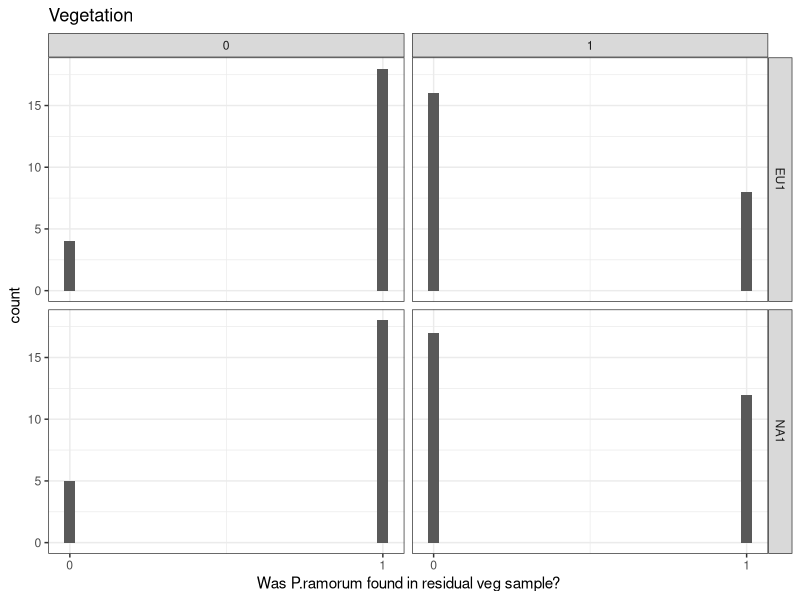
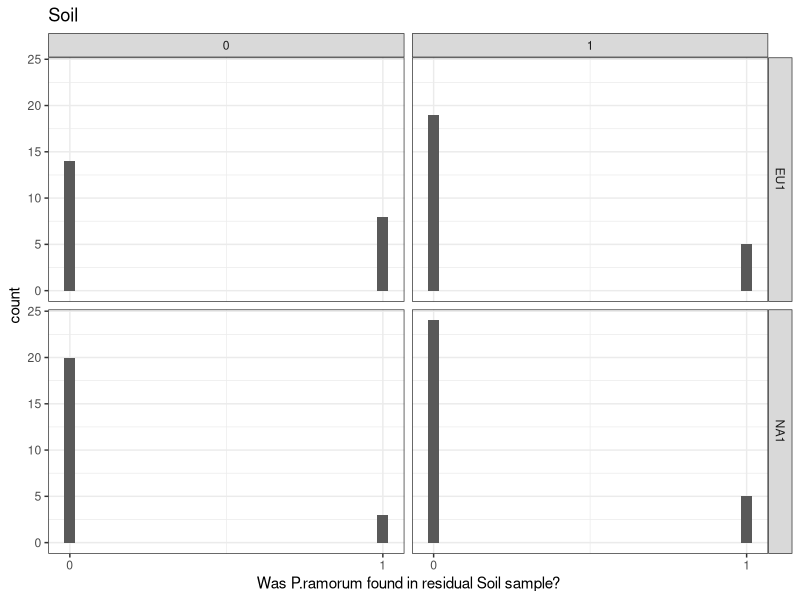
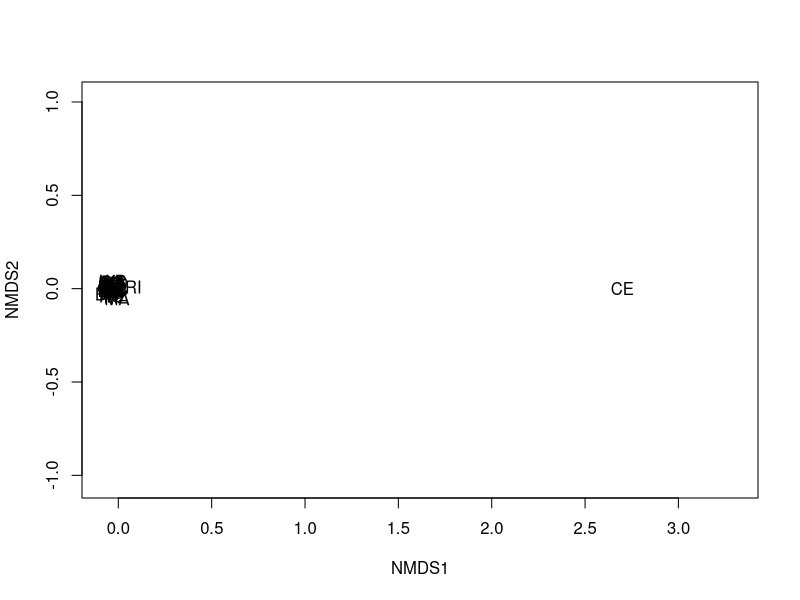
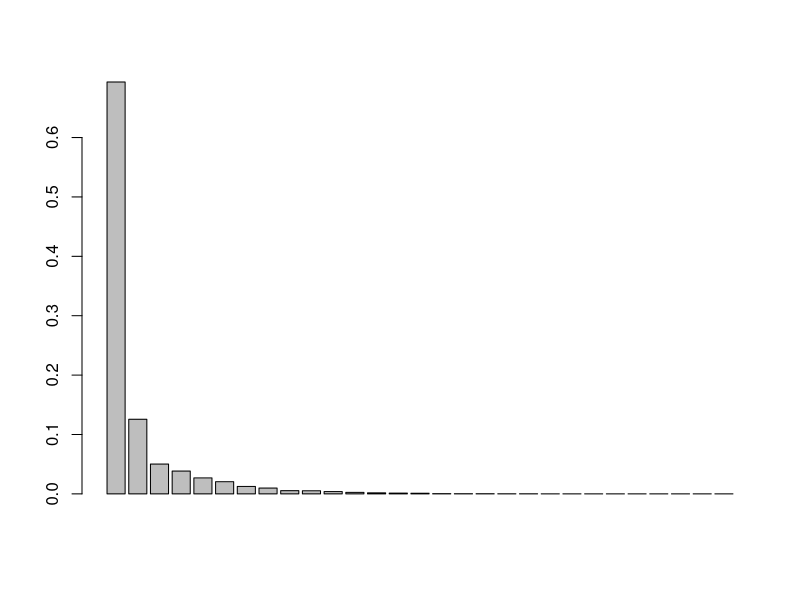
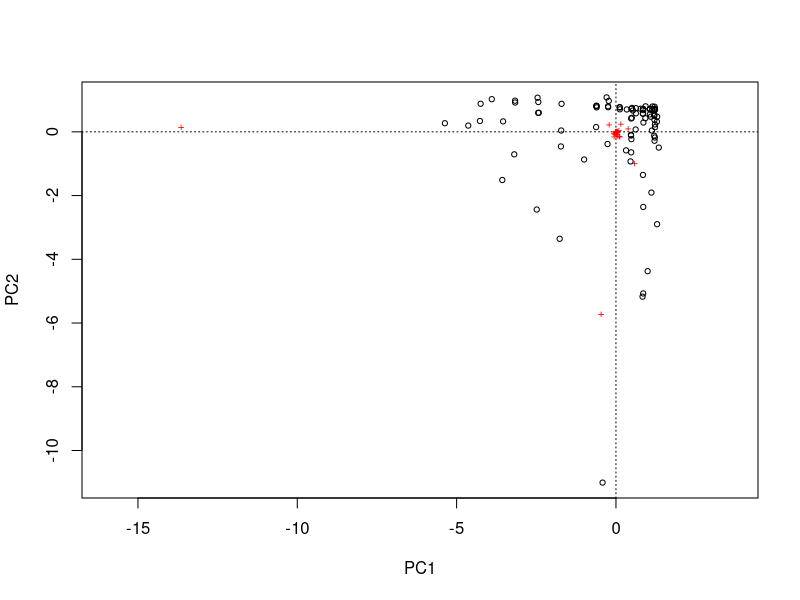
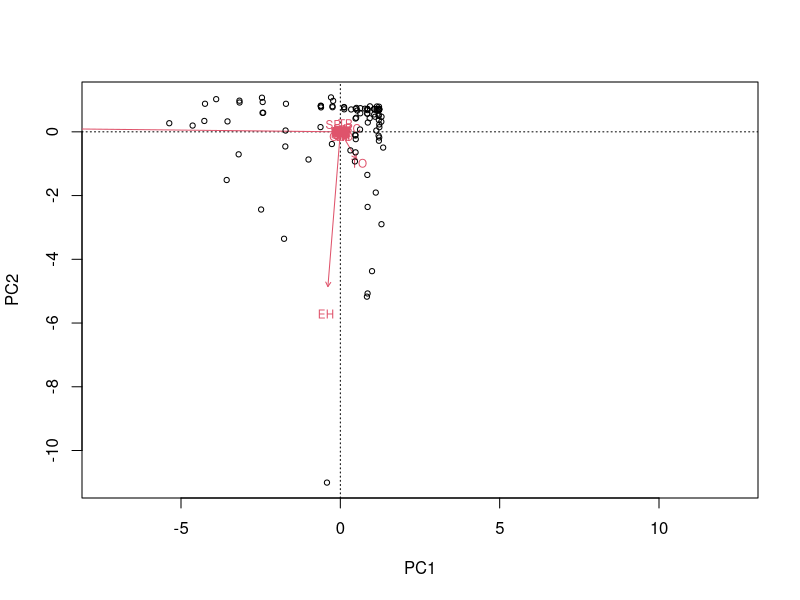
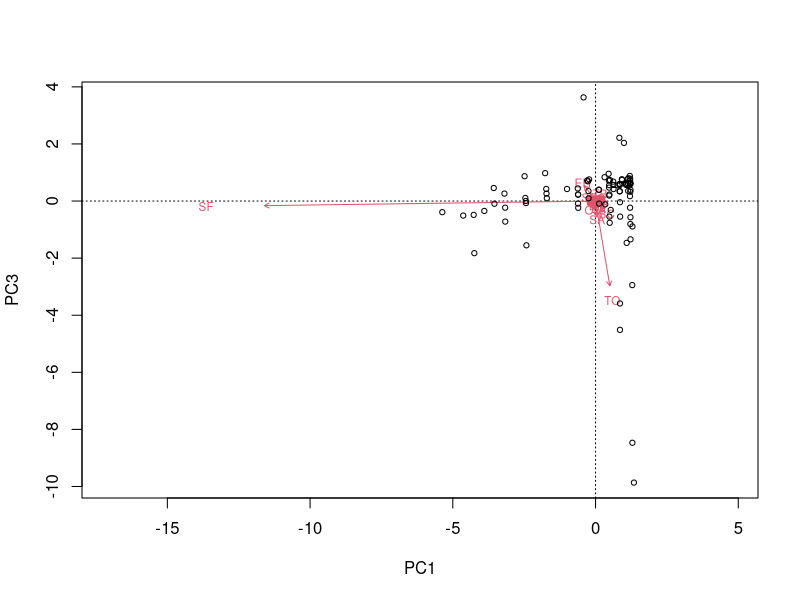
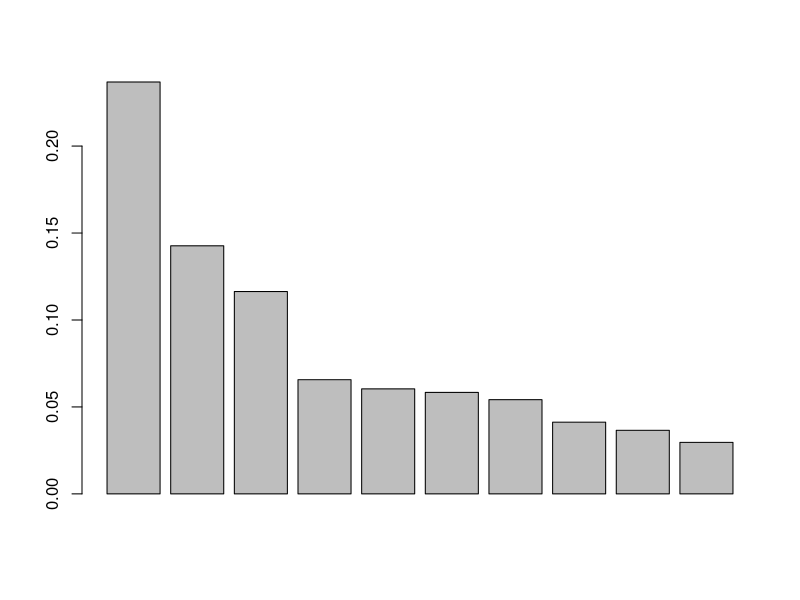

Generate these figures, in order, with R:
## ---- chunk 1
knitr::opts_chunk$set(echo = TRUE)
library(readxl)
library(tidyr)
library(tibble)
library(ggplot2)
library(vegan)
library(ape)
library(dplyr)

SODSites <- read_xlsx("BasicData.xlsx", 1)
head(SODSites)
SODSites <- column_to_rownames(SODSites, var = "New Site")
SODSites$VegBin <- as.numeric(as.character(SODSites$VegBin))
SODSites$SoilBin <- as.numeric(as.character(SODSites$SoilBin))
SODSites$TrtBin <- as.numeric(as.character(SODSites$TrtBin))
SODSites$WFBin <- as.numeric(as.character(SODSites$WFBin))
head(SODSites)
AllSites <- subset(SODSites, SODSites$Lineage != "U")


AllSeeds <- read_xlsx("BasicData.xlsx", 2)
head(AllSeeds)
AllSeeds <- column_to_rownames(AllSeeds, var = "New Site")
has_rownames(AllSeeds)
head(AllSeeds)

AllTO <- read_xlsx("BasicData.xlsx", 3)
head(AllTO)
AllTO <- column_to_rownames(AllTO, var = "New_Site")
has_rownames(AllSeeds)
head(AllTO)
## ---- chunk 2
ggplot(AllSites, aes(x=x) ) +
  geom_histogram( aes(x = VegBin, y = stat(count))) +
  scale_x_continuous(name = "Was P.ramorum found in residual veg sample?", breaks = seq(0, 1)) +
  facet_grid(Lineage ~ TrtBin) +
  labs(title = "Vegetation") +
  theme_bw()

ggplot(AllSites, aes(x=x)) +
  geom_histogram( aes(x = SoilBin, y = stat(count))) +
  scale_x_continuous(name = "Was P.ramorum found in residual Soil sample?", breaks = seq(0, 1)) +
  facet_grid(Lineage ~ TrtBin) +
  labs(title = "Soil") +
  theme_bw()

#Raw vegetation data seems to show that, for untreated sites (0 column) many were positive for P.ramorum (both NA1 and EU1). For treated sites (1 column) fewer sites tested positive than negative.

#Raw soil data seems to show that, regardless of treatment, fewer sites tested positive for P.ramorum than negative.
## ---- chunk 3
#Fitting a binomial model
veg_null = glm(VegBin~1, family = binomial, data=AllSites)
veg_full = glm(VegBin~Lineage * WFBin * TrtBin * SoilBin, family=binomial, data=AllSites)
step(veg_null, scope = list(upper=veg_full), direction="both", test="Chisq", data=AllSItess)
#VegBin ~ TrtBin + SoilBin

#Is positive veg predicted by treatment and positive soil? (model from stepwise fit)
LRVeg_Gen <- glm(VegBin ~ TrtBin + SoilBin, family=binomial, data=AllSites)
summary(LRVeg_Gen)

1-pchisq(133.85-100.88, 97-95)
## ---- chunk 4
#Subsetting data
NA1Sites <- subset(AllSites, AllSites$Lineage == "NA1")

NAV_null = glm(VegBin~1, family = binomial, data=NA1Sites)
NAV_full = glm(VegBin~WFBin * TrtBin * SoilBin, family=binomial, data=NA1Sites)
step(NAV_null, scope = list(upper=NAV_full), direction="both", test="Chisq", data=NA1Sites)
#VegBin ~ SoilBin + TrtBin

#Is NA1 Positive veg predicted by treatment and positive soil? (model from stepwise fit)
LRVeg_NA1 <- glm(VegBin~SoilBin + TrtBin, family=binomial, data=NA1Sites)
summary(LRVeg_NA1)

1-pchisq(70.852-51.468, 51-49)
## ---- chunk 5
#Subsetting data
EU1Sites <- subset(AllSites, AllSites$Lineage == "EU1")

EUV_null = glm(VegBin~1, family = binomial, data=EU1Sites)
EUV_full = glm(VegBin~WFBin * TrtBin * SoilBin, family=binomial, data=EU1Sites)
step(EUV_null, scope = list(upper=EUV_full), direction="both", test="Chisq", data=EU1Sites)
#VegBin ~ SoilBin + TrtBin

#Is EU1 Positive veg predicted by treatment and positive soil? (model from stepwise fit)
LRVeg_EU1 <- glm(VegBin~SoilBin * TrtBin, family=binomial, data=EU1Sites)
summary(LRVeg_EU1)

1-pchisq(62.985-45.137, 45-42)
## ---- chunk 6
soil_null = glm(SoilBin~1, family = binomial, data=AllSites)
soil_full = glm(SoilBin~WFBin * Lineage * TrtBin * VegBin, family=binomial, data=AllSites)
step(soil_null, scope = list(upper=soil_full), direction="both", test="Chisq", data=AllSItess)
#SoilBin ~ VegBin + Lineage + WFBin + VegBin:Lineage

#Is positive soil predicted by positive veg, lineage, wildfire? (model from stepwise fit)
LRSoil_Gen <- glm(SoilBin ~ VegBin + Lineage + WFBin + VegBin:Lineage, family=binomial, data=AllSites)
summary(LRSoil_Gen)

1-pchisq(101.838-80.179, 97-93)
## ---- chunk 7
NAS_null = glm(SoilBin~1, family = binomial, data=NA1Sites)
NAS_full = glm(SoilBin~WFBin * TrtBin * VegBin, family=binomial, data=NA1Sites)
step(NAS_null, scope = list(upper=NAS_full), direction="both", test="Chisq", data=NA1Sites)
#SoilBin ~ VegBin + WFBin

#Is NA1 Positive soil predicted by positive veg and wildfire? (model from stepwise fit)
LRSoil_NA1 <- glm(SoilBin ~ VegBin + WFBin, family=binomial, data=NA1Sites)
summary(LRSoil_NA1)

1-pchisq(44.650-31.75, 51-49)
## ---- chunk 8
EUS_null = glm(SoilBin~1, family = binomial, data=EU1Sites)
EUS_full = glm(SoilBin~WFBin * TrtBin * VegBin, family=binomial, data=EU1Sites)
step(EUS_null, scope = list(upper=EUS_full), direction="both", test="Chisq", data=EU1Sites)
#SoilBin ~ VegBin

#Is EU1 Positive soil predicted by positive veg? (model from stepwise fit)
LRSoil_EU1 <- glm(SoilBin ~ VegBin, family=binomial, data=EU1Sites)
summary(LRSoil_EU1)

1-pchisq(54.777-48.429, 45-44)
## ---- chunk 9
#Is positive veg predicted by time since treatment?
LRVeg_t = glm(VegBin~YrSinceTrt, data=AllSites)
summary(LRVeg_t)

1-pchisq(24.000-23.409, 97-96)

#NA1
LRVeg_tNA1 = glm(VegBin~YrSinceTrt, data=NA1Sites)
summary(LRVeg_tNA1)

1-pchisq(12.692-12.467, 51-50)

#EU1
LRVeg_tEU1 = glm(VegBin~YrSinceTrt, data=EU1Sites)
summary(LRVeg_tEU1)

1-pchisq(11.3043-8.9373, 45-44)
## ---- chunk 10
#Is positive veg predicted by time since treatment?
LRSoil_t = glm(SoilBin~YrSinceTrt, data=AllSites)
summary(LRSoil_t)

1-pchisq(16.500-16.439, 97-96)

#NA1
LRSoil_tNA1 = glm(SoilBin~YrSinceTrt, data=NA1Sites)
summary(LRSoil_tNA1)

1-pchisq(6.7692-6.7568, 51-50)

#EU1
LRSoil_tEU1 = glm(SoilBin~YrSinceTrt, data=EU1Sites)
summary(LRSoil_tEU1)

1-pchisq(9.3261-8.9321, 45-44)
## ---- chunk 11
TO_null = glm(VegBin~1, data=AllTO)
TO_full = glm(VegBin~TotalTO * Num_Seedlings * TotalStump, data=AllTO)
step(TO_null, scope = list(upper=TO_full), direction="both", test="Chisq", data=AllTO)
#VegBin ~ TotalStump + Num_Seedlings

#Is positive veg predicted by stumps and seedlings? (model from stepwise fit)
LRVeg_TO <- glm(VegBin ~ TotalStump + Num_Seedlings, data=AllTO)
summary(LRVeg_TO)

1-pchisq(24.640-19.322, 99-97)
## ---- chunk 12
NA1TO <- subset(AllTO, AllTO$Lineage == "NA1")

NATO_null = glm(VegBin~1, data=NA1TO)
NATO_full = glm(VegBin~TotalTO * Num_Seedlings * TotalStump, data=NA1TO)
step(NATO_null, scope = list(upper=NATO_full), direction="both", test="Chisq", data=NA1TO)
#VegBin ~ TotalStump

#Is positive NA1 veg predicted by stumps? (model from stepwise fit)
LRVeg_TONA1 <- glm(VegBin ~ TotalStump, data=NA1TO)
summary(LRVeg_TONA1)

1-pchisq(12.6923-9.8652, 51-50)
## ---- chunk 13
EU1TO <- subset(AllTO, AllTO$Lineage == "EU1")

EUTO_null = glm(VegBin~1, data=EU1TO)
EUTO_full = glm(VegBin~TotalTO * Num_Seedlings * TotalStump, data=EU1TO)
step(EUTO_null, scope = list(upper=EUTO_full), direction="both", test="Chisq", data=EU1TO)
#VegBin ~ TotalStump

#Is positive NA1 veg predicted by stumps? (model from stepwise fit)
LRVeg_TOEU1 <- glm(VegBin ~ TotalStump, data=EU1TO)
summary(LRVeg_TOEU1)

1-pchisq(11.3043-8.8511, 45-44)
## ---- chunk 14
TOS_null = glm(SoilBin~1, data=AllTO)
TOS_full = glm(SoilBin~TotalTO * Num_Seedlings * TotalStump, data=AllTO)
step(TOS_null, scope = list(upper=TOS_full), direction="both", test="Chisq", data=AllTO)
#SoilBin ~ TotalStump

#Is positive soil predicted by stumps? (model from stepwise fit)
LRS_TO <- glm(SoilBin ~ TotalStump, data=AllTO)
summary(LRS_TO)

1-pchisq(16.950-15.591, 99-98)
## ---- chunk 15
NATOS_null = glm(SoilBin~1, data=NA1TO)
NATOS_full = glm(SoilBin~TotalTO * Num_Seedlings * TotalStump, data=NA1TO)
step(NATOS_null, scope = list(upper=NATOS_full), direction="both", test="Chisq", data=NA1TO)
#SoilBin ~ TotalStump

#Is positive NA1 soil predicted by stumps? (model from stepwise fit)
LRS_TONA1 <- glm(SoilBin ~ TotalStump, data=NA1TO)
summary(LRS_TONA1)

1-pchisq(6.7692-6.3967, 51-50)
## ---- chunk 16
EUTOS_null = glm(SoilBin~1, data=EU1TO)
EUTOS_full = glm(SoilBin~TotalTO * Num_Seedlings * TotalStump, data=EU1TO)
step(EUTOS_null, scope = list(upper=EUTOS_full), direction="both", test="Chisq", data=EU1TO)
#SoilBin ~ TotalStump

#Is positive NA1 veg predicted by stumps? (model from stepwise fit)
LRS_TOEU1 <- glm(SoilBin ~ TotalStump, data=EU1TO)
summary(LRS_TOEU1)

1-pchisq(9.3261-8.5309, 45-44)
## ---- chunk 17
anova.vtrt <- aov(VegBin~TrtBin, data=AllSites)
summary(anova.vtrt)

anova.strt <- aov(SoilBin~TrtBin, data=AllSites)
summary(anova.strt)

anova.sveg <- aov(SoilBin~VegBin, data=AllSites)
summary(anova.sveg)
## ---- chunk 18
anova.vburn <- aov(VegBin~WFBin * TrtBin, data=AllSites)
summary(anova.vburn)

anova.sburn <- aov(SoilBin~WFBin* TrtBin, data=AllSites)
summary(anova.sburn)
## ---- chunk 19
PCASeeds <- AllSeeds[5:36]

#PCA
PCASeeds %>%
  metaMDS(trace = F) %>%
  ordiplot(type = "none") %>%
  text("species")

PCAS <- rda(PCASeeds, scale = FALSE)
barplot(as.vector(PCAS$CA$eig)/sum(PCAS$CA$eig))
sum((as.vector(PCAS$CA$eig)/sum(PCAS$CA$eig))[1:2])

plot(PCAS)
#plot(PCAS, display = "sites", type = "points")
#plot(PCAS, display = "species", type = "text")

#PCOA
sitePCAS <- PCAS$CA$u
speciesPCAS <- PCAS$CA$v

biplot(PCAS, choices = c(1,2), type = c("text", "points"), xlim = c(-5,10))
biplot(PCAS, choices = c(1,3), type = c("text","points"))

DistSeed <- vegdist(PCASeeds, method = "bray")
PCOAS <- pcoa(DistSeed)
barplot(PCOAS$values$Relative_eig[1:10])
biplot.pcoa(PCOAS, PCASeeds)

axesPCAS <- PCOAS$vectors[,c(1,2)]

par(mfrow = c(1, 2)) 
biplot.pcoa(PCOAS)
plot(PCAS)
par(mfrow = c(1, 1)) 
## ---- chunk 20
NMDS.scree <- function(x) { #where x is the name of the data frame variable
  plot(rep(1, 10), replicate(10, metaMDS(x, autotransform = F, k = 1)$stress), xlim = c(1, 10),ylim = c(0, 0.30), xlab = "# of Dimensions", ylab = "Stress", main = "NMDS stress plot")
  for (i in 1:10) {
    points(rep(i + 1,10),replicate(10, metaMDS(x, autotransform = F, k = i + 1)$stress))
  }
}

NMDS.scree(DistSeed)

NMDS1 <- metaMDS(DistSeed, k = 3, trymax = 100, trace = F)
NMDS1

Stress <- stressplot(NMDS1)
Stressplot <- plot(NMDS1, type = "t")

NMDS2 <- metaMDS(PCASeeds, k = 3, trymax = 100, trace = F)
NMDS2

NMDS3 <- metaMDS(PCASeeds, k = 3, trymax = 100, trace = F, autotransform = FALSE, distance="bray")
NMDS3plot <- plot(NMDS3)
NMDS3plotsp <- plot(NMDS3, display = "species")
## ---- chunk 21
#Interpretation
EFSites <- select(SODSites, 3, 8:11, 19, 23, 26)

ef <- envfit(NMDS3, EFSites, permutations = 999, na.rm = TRUE)
ef

efplot <- plot(NMDS3, type = "t", display = "species")
efplot2 <- plot(ef, p.max = 0.05)
efplot2
## ---- chunk 22
group = c(rep("Untreated", 56), rep("Treated", 44))
colors = c(rep("red", 56), rep("blue", 44))

ordiplot(NMDS3, type = "n")
for(i in unique(group)) {
  ordihull(NMDS3$point[grep(i, group),], draw="polygon",
   groups = group[group == i],col = colors[grep(i,group)],label=F) }

orditorp(NMDS3, display = "species", col = "red", air = 0.01)
#orditorp(NMDS3, display = "sites", col = c(rep("red",12),
#  rep("blue", 12)), air = 0.01, cex = 1.25)



